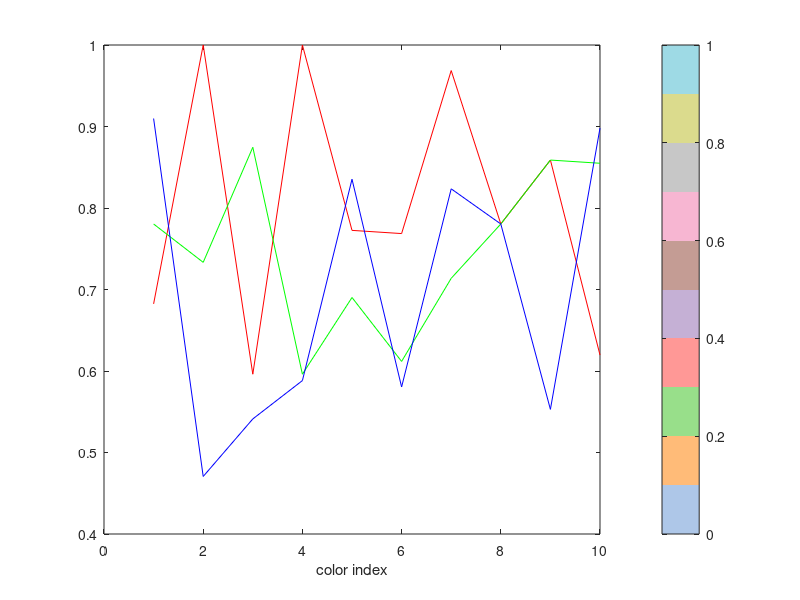

Write the MATLAB code that produced this figure. (Note: this script raises an error after producing the figure.)

%% Set GRAMM defaults for plots

%--- Set some "Main"/"Default" settings for GRAMM plots
% Saving at once in single vars so dont have to always use
% so much code when constructing individual plots

%--- Altering things like color and text size in matlab can save 
% a ton of time vs. manually changing in external program 
% like illustrator 

%--- see Gramm Cheatsheet pdf for some of the specific arguments/methods/variables
% being saved & set below. Use the cheatsheet to find other variables to set and save more time 

%% - Default Dodge option

dodge=0.6; %dodge is useful when drawing bars & points. Especially with categorical data. If set equivalent they will overlap appropriately

%% - Default Text options

%Need to store mixed data types (str for argument/variable names and some num for values), so store as
%a cell array. 

% When you want to call on the gramm object to set_text_options, retrieve values with {:} like so:
    % g.set_text_options(text_options_MainStyle{:});
    
% do this before first draw() call so applied on subsequent updates()

% good for larger, full screen figures

% text_options_DefaultStyle= {'font'; 'Arial'; 
%     'interpreter'; 'none'; 
%     'base_size'; 18; 
%     'label_scaling'; 1;
%    'legend_scaling'; 1; 
%    'legend_title_scaling'; 1.02;
%    'facet_scaling'; 1.02; 
%    'title_scaling'; 1.05;
%    'big_title_scaling'; 1.1};


%good for smaller, manuscript figures
text_options_DefaultStyle= {'font'; 'Arial'; 
    'interpreter'; 'none'; 
    'base_size'; 10; 
    'label_scaling'; 1;
   'legend_scaling'; 1; 
   'legend_title_scaling'; 1.02;
   'facet_scaling'; 1.02; 
   'title_scaling'; 1.05;
   'big_title_scaling'; 1.1};


%% -- Default plot linestyles 
%To be used to set the 'base_size' of lines e.g. like:
%     d().set_line_options('base_size',linewidthSubj);

%-- Master plot linestyles and colors


%may consider using the group argument in gramm as a logic gate for these (e.g. if group= subject, use subject settings, if group=[] use grand settings)

%thin, light lines for individual subj
linewidthSubj= 0.5;
lightnessRangeSubj= [100,100]; %lightness facet with lightness range doesn't work with custom colormap color facet? Issue is I think unknown/too many lightness 'categories' gramm wants to make but can't do it well for custom colors. would be nice if could use alpha but dont think this works... better to have distinct color


%dark, thick lines for between subj grand mean
linewidthGrand= 1.5;
lightnessRangeGrand= [10,10]; %lightness facet with lightness range doesn't work with custom colormap color facet? Issue is I think unknown/too many lightness 'categories' gramm wants to make but can't do it well for custom colors. would be nice if could use alpha but dont think this works... better to have distinct color


% default chroma for connecting points between categorical observations
% (e.g. bar plot with points overlaid)
chromaLineSubj= 0; %black lines connecting points


%thicker lines for reference lines
linewidthReference= 2;

%% ------ Notes about faceting Color & Lightness ----------
 %- 2 strategies for plotting individual subject observations 'lighter' with darker
 % grand means:
 
 % 1) Use built in colormaps (ultimately not good in long run if you want to change colors). Using same map for individuals & mean plots but facet 'lightness' = subject.
 % This works well with built in gramm colormaps I think bc they can generate a lot of lightness categories (e.g. many subjects)
 
 % 2)*recommended* Use custom different map for individuals and mean plots without faceting
 % lightness. This way you have total control over the colors without
 % relying on gramm to figure out lightness categories. All you have to do
 % is define color map to use for each group 

%% -- Default built-in plot colormaps

%-brewer2 and brewerDark are two cmaps that are built-in and are good for
%plotting subjects, means respectively (different shades of same colors)
%if only 2 groupings being plotted, brewer2 and brewer_dark work well 
cmapSubj= 'brewer2';
cmapGrand= 'brewer_dark';

%% -- Custom Colormaps
%making some custom maps here for common comparisons in the Richard Lab.
%Will have 1 map with individual subj lightness and 1 darker map for grand mean
% consider that you may want another even lighter map with shades for
% individual trials/observations. want alternating distinct hues within each map for auto faceting

%Here's a good tool for making custom maps: 
% https://learnui.design/tools/data-color-picker.html
% also here are commonly used palettes with RGB https://public.tableau.com/views/TableauColors/ColorPaletteswithRGBValues?%3Aembed=y&%3AshowVizHome=no&%3Adisplay_count=y&%3Adisplay_static_image=y

%-- tab10- good for qualitative differences taking from https://public.tableau.com/views/TableauColors/ColorPaletteswithRGBValues?%3Aembed=y&%3AshowVizHome=no&%3Adisplay_count=y&%3Adisplay_static_image=y
cmapTab10Subj= [174,199,232;
                255,187,120;
                152,223,138;
                255,152,150;
                197,176,213;
                196,156,148;
                247,182,210;
                199,199,199;
                219,219,141;
                158,218,229];
            
cmapTab10Subj= cmapTab10Subj/255;

            
cmapTab10Grand= [31,119,180;
                255,127,14;
                44,160,44;
                214,39,40;
                148,103,189;
                140,86,75;
                227,119,194;
                127,127,127;
                188,189,34;
                23,190,207];
            
cmapTab10Grand= cmapTab10Grand/255;

        %viz this colormap in colorbar to side of rgbplot
        figure();
        rgbplot(cmapTab10Subj);
        hold on
        colormap(cmapTab10Subj)
        colorbar('Ticks',[])
        title('cmapTab10Subj');
        
       %viz this colormap in colorbar to side of rgbplot
        figure();
        rgbplot(cmapTab10Grand);
        hold on
        colormap(cmapTab10Grand)
        colorbar('Ticks',[])
        title('cmapTab10Grand');

%-- Cue Type cmap colormap for DS vs NS comparisons (7 class BrBG; teal blue vs. brown orange)
cmapCustomCue= [90,180,172; %dark teal
            199,234,229;
            245,245,245; %light teal 
            1,102,94 %neutral
            246,232,195; %light orange
            216,179,101;
            140,81,10;  %dark orange 
            ];
            
cmapCustomCue= cmapCustomCue/255;

cmapCueGrand= cmapCustomCue([1,7],:); %dark
cmapCueSubj= cmapCustomCue([2,6],:); %light
%%
% % -- PE vs noPE cmap (variations of of DS blue-- teal / purple picked from Illustrators 'color guide' 'analogous')

% %tested a few variants here

% purple vs teal - good
cmapCustomPE= [65, 146, 119; %dark teal
            120, 206,178; 
            187,231,217; %light teal 
            230,230,230 %neutral
            187,188,231; %light purple
            120,121,206;
            65,65,146;  %dark purple 
            ];
%             
% 

% cmapCustomPE= [26, 71, 105; %dark blue
%             71, 108,135; 
%             117,145,165; %light blue 
%             230,230,230 %neutral
%             187,188,231; %light purple
%             120,121,206;
%             65,65,146;  %dark purple 
%             ];
%             

% 

%     %more intense blue vs teal  %- good
% cmapCustomPE= [65, 146, 119; %dark 
%             120, 206,178; 
%             187,231,217; %light  
%             230,230,230 %neutral
%             126, 148,225; %light 
%             82,112,215;
%             39 ,76,205;  %dark  
%             ];
%             
%             %more intense blue vs less 
% cmapCustomPE=  [26, 71, 105; %dark blue
%             71, 108,135; 
%             117,145,165; %light blue 
%             230,230,230 %neutral
%             126, 148,225; %light 
%             82,112,215;
%             39 ,76,205;  %dark  
%             ];
%             
        

cmapCustomPE= cmapCustomPE/255;

cmapPEGrand= cmapCustomPE([7,1],:); %dark
cmapPESubj= cmapCustomPE([6,2],:); %light

   %viz this colormap in colorbar to side of rgbplot
    figure();
    rgbplot(cmapCustomPE);
    hold on
    colormap(cmapCustomPE)
    colorbar('Ticks',[])
    title('cmapCustomPE');


%% 
%--Active vs Inactive cmaps (e.g. laser-paired vs unpaired operand)

%- Blue vs. Grey
% based on colorbrewer2 5 class RdGy, replaced red w blues
cmapCustomRedGray= [202,0,32;
                244,165,130;
                255,255,255;
                186,186,186;
                64,64,64]

cmapCustomRedGray= cmapCustomRedGray/255;

            
cmapCustomBlueGray= [44,123,182;
    171,217,233;
    255,255,255;
    186,186,186;
    64,64,64]

cmapCustomBlueGray= cmapCustomBlueGray/255;


cmapBlueGrayGrand= cmapCustomBlueGray([1,5],:);
cmapBlueGraySubj= cmapCustomBlueGray([2,4],:);


%% if you want to specific colors from this map, remember each color is= RGB values so each row is 1 color and you can just index single row.
%alternatively for auto faceting you may need to reorganize the
%cmap order such that the colors alternate between hues (e.g. since
%gramm() will facet in order of the colors in the cmap)

%% old, additional custom colormap examples
%-- Also have made some custom maps, examples follow (made using colorbrewer2.org)
% all you need is to make the map you want on the site, copy the RGB values
% and divide by 255 for matlab to recognize them as a colormap 

%--- Custom colormap examples for plots

% - Custom colormap updated from below. want alternating distinct hues for auto faceting
% will make different maps with diff lightness for diff 'groups' (e.g. subject lighter vs darker grand means) 


% - Examples: Colormap for 465nm vs 405nm comparisons (7 class PRGn, purple vs green)
%green and purple %3 levels each, dark to light extremes + neutral middle
mapCustomFP= [ 27,120,55;
            127,191,123;
            217,240,211;
            247,247,247
            231,212,232
            175,141,195;
            118,42,131;
           ];

        mapCustomFP= mapCustomFP/255;
        
        %viz this colormap in colorbar to side of rgbplot
        figure();
        rgbplot(mapCustomFP);
        hold on
        colormap(mapCustomFP)
        colorbar('Ticks',[])
        title('mapCustomFP');

% - Colormap for DS vs NS comparisons (7 class BrBG; teal blue vs. brown orange)
cmapCustomCue= [90,180,172;
            199,234,229;
            245,245,245;
            1,102,94
            246,232,195;
            216,179,101;
            140,81,10;   
            ];
            
        cmapCustomCue= cmapCustomCue/255;

                %viz this colormap in colorbar to side of rgbplot
        figure();
        rgbplot(cmapCustomCue);
        hold on
        colormap(cmapCustomCue)
        colorbar('Ticks',[])
        title('mapCustomCue');

%%---- more complicated custom colormap with varying lightness notes ---
%% - If you want to use lightness faceting with gramm and custom maps, will need more complex:
% It is also possible to provide a custom
% colormap by providing a N-by-3 matrix (columns are R,G,B), with N
% corresponding to n_color categories times n_lightness categories (see
% below). Row ordering should be color#1/lightness#1 ; color#1/lightness#2 ;
% ... ; color#1/lightness#n ; color#2/lightness#1 ; ... ; color#n/lightness#n
%
% 'n_color' number of color categories when using a custom colormap
% 'n_lightness' number of lightness categories when using a custom colormap

%essentially every time you will need to tell gramm how many n_lightness
%per color are in the color map, which 1) means more code and 2) means more
%work generating the colormaps to begin with. 

%It should definitely possible tho with interpolation...not worth it atm

%% Attempt at custom map with big lightness range for lightness faceting
%- good start below but don't think it's worth it... 
% - trying some colormap interpolation for plenty of lightness categories

%pick two colors between which to interpolate colors for custom map
colorA= [90,180,172];
colorB= [140,81,10];
colorC= [1,102,94];


%will go between color A -- C -- B

% Create a matrix where each row is a color triple
T = [colorA         
     colorC        
     colorB]./255; 
% And now make a vector of what range each color should be at (i.e. this vector defines the spacing of the colours, they need not be regularly/equally spaced):

x = [0
     50
     100];
%  And finally you can create the entire map with one simple interpolation:

map = interp1(x/255,T,linspace(0,1,255));
 
 % test 
 I = linspace(0,1,255);
imagesc(I(ones(1,10),:)')
colormap(map)



%% ---- GRAMM examples from custom ICSS example data ----- 

%load some example ICSS data
load('example_data_icss.mat');

dataFull= data;

%define the cmaps you want for grand & subj observations (custom maps defined above)
cmapGrand= cmapBlueGrayGrand;
cmapSubj= cmapBlueGraySubj;

%% Example line plot with individual lines

%subset data
data= dataFull;

%generate figure
figure; clear d;

%-- individual subj
group= data.Subject;

d=gramm('x',data.trainDayThisPhase,'y',data.countNP,'color',data.typeNP, 'group', group)

%facet by trainPhase - ideally could set sharex of facets false but idk w gramm
d.facet_grid([],data.trainPhase);

d.stat_summary('type','sem','geom','line');
d.set_names('x','Session','y','Number of Nose Pokes','color','Nosepoke Side')

d().set_line_options('base_size',linewidthSubj);
d.set_color_options('map', cmapSubj);

d.no_legend(); %prevent legend duplicates if you like


%set text options
d.set_text_options(text_options_DefaultStyle{:}); 


d.draw()

%-- btwn subj mean as well
group= [];

d.update('x',data.trainDayThisPhase,'y',data.countNP,'color',data.typeNP, 'group', group)

d.stat_summary('type','sem','geom','area');

d.set_names('x','Session','y','Number of Nose Pokes','color','Nosepoke Side')

d().set_line_options('base_size',linewidthGrand);
d.set_color_options('map', cmapGrand);


figTitle= strcat('ICSS-dp-npType');   
d.set_title(figTitle);   

%Zoom in on lower NP subjects if desired
% d().axe_property( 'YLim',[0 300]) %low responders
d().axe_property( 'YLim',[0, 1200]) %high responders

% SET X TICK = 1 SESSION
d.axe_property('XTick',[min(data.trainDayThisPhase):1:max(data.trainDayThisPhase)]); %,'YLim',[0 75],'YTick',[0:25:75]);


d.draw()


%% Example bar w individual points and connecting lines: 

%subset data
sesToPlot= 5; %plot last day before reversal

ind= [];
ind= data.Session== sesToPlot;

data= data(ind, :);

%make fig
clear d; figure();

%- Bar of btwn subj means (group = [])
group= []; %var by which to group

d=gramm('x',data.typeNP,'y',data.countNP,'color',data.typeNP, 'group', group)

d(1,1).stat_summary('type','sem', 'geom',{'bar' 'black_errorbar'}, 'dodge', dodge) 
d(1,1).set_color_options('map',cmapGrand); 

d.set_names('x','Nosepoke Side','y','Number of Nose Pokes','color','Nosepoke Side')
d(1,1).set_title('ICSS Final day before reversal nosepoke inset')

%set text options- do before first draw() call so applied on subsequent updates()
d.set_text_options(text_options_DefaultStyle{:}); 

d.draw()

%- Draw lines between individual subject points (group= subject, color=[]);
group= data.Subject;
d.update('x', data.typeNP,'y',data.countNP,'color',[], 'group', group)

% d(1,1).stat_summary('geom',{'line'});
d(1,1).geom_line('alpha',0.3);
d().set_line_options('base_size',linewidthSubj);

d(1,1).set_color_options('chroma', 0); %black lines connecting points

d.draw()

%- Update with point of individual subj points (group= subject)
group= data.Subject;
d.update('x', data.typeNP,'y',data.countNP,'color',data.typeNP, 'group', group)
d(1,1).stat_summary('type','sem','geom',{'point'}, 'dodge', dodge)%,'bar' 'black_errorbar'});

d(1,1).set_color_options('map',cmapSubj); 

d.draw();


figTitle= 'ICSS_inset_final_session_preReversal';


%% -Example Histogram

% - Prior to stats, viz the distribution 
%wondering if should run stats on log or raw nosepoke counts

figure(); clear g;

g(1,1)= gramm('x', data.countNP, 'color', data.typeNP);

g(1,1).set_names('x','Number of Nose Pokes','color','Nosepoke Side')

g(1,1).stat_bin()

g(2,1)= gramm('x', data.logNP, 'color', data.typeNP);

g(2,1).stat_bin()

g(1,1).set_names('x','Log(Number of Nose Pokes)','color','Nosepoke Side')

figTitle= 'ICSS inset final session preReversal-Stats Distribution';

g().set_title(figTitle)

g.set_text_options(text_options_DefaultStyle{:}); %set text options- do before first draw() call so applied on subsequent updates()

g.set_color_options('map',cmapGrand); 

g.draw();

% saveFig(gcf, figPath,figTitle,figFormats);


%% -------TODO: matlab plotting examples ------

% %generate random data
% dataTest= table();
% 
% testN= 1000; %n observations (rows in table)
% 
% %-yValue data
% %use randn to make random arrays: 1000 values (1000 rows x 1 column) with desired mean and std
% testMean= 50;
% testStd= 4;
% 
% dataTest.yValue= testMean+ testStd*randn(testN,1);
% 
% %-xValue data
% testMean= 20;
% testStd= 2;
% 
% dataTest.xValue= testMean+ testStd*randn(testN,1);
% 
% %-colorValue data
% % make some arbitrary possible labels and then use randsample to sample
% % randomly with replacement
% testLabels= {'catA'; 'catB'; 'catC'; 'catD'};
% 
% dataTest.colorValues= randsample(testLabels, testN, true);



%% CLOSE ALL example figures 
close all;



%% ----TODO


%TODO: Explore inlay options in matlab
%g(1,1).set_layout_options('Position',[0.5 .33 0.5 0.33],'legend_position',[0.65 0.38 0.1 0.1]);
    % First 2 in 'position': halfway over, 1/3 of the way up; next 2 may be size
    